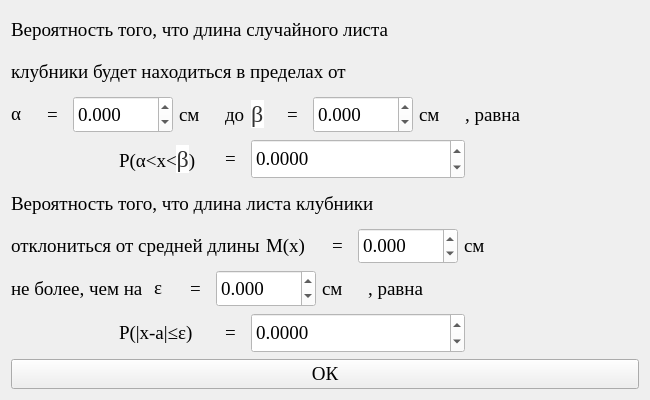
<?xml version="1.0" encoding="UTF-8"?>
<ui version="4.0">
 <class>Form</class>
 <widget class="QWidget" name="Form">
  <property name="geometry">
   <rect>
    <x>0</x>
    <y>0</y>
    <width>650</width>
    <height>400</height>
   </rect>
  </property>
  <property name="minimumSize">
   <size>
    <width>650</width>
    <height>400</height>
   </size>
  </property>
  <property name="maximumSize">
   <size>
    <width>650</width>
    <height>400</height>
   </size>
  </property>
  <property name="windowTitle">
   <string>Определение доли клубники, длина листьев которых заключена в заданном диапазоне</string>
  </property>
  <property name="styleSheet">
   <string notr="true"/>
  </property>
  <layout class="QGridLayout" name="gridLayout" rowstretch="4,4,1">
   <item row="0" column="0">
    <layout class="QGridLayout" name="gridLayout_8" rowstretch="3,1">
     <item row="0" column="0">
      <layout class="QGridLayout" name="gridLayout_6" columnstretch="0,1">
       <item row="0" column="0">
        <layout class="QGridLayout" name="gridLayout_5">
         <item row="1" column="0">
          <widget class="QLabel" name="label_8">
           <property name="font">
            <font>
             <family>Times New Roman</family>
             <pointsize>14</pointsize>
            </font>
           </property>
           <property name="text">
            <string>клубники будет находиться в пределах от</string>
           </property>
          </widget>
         </item>
         <item row="2" column="0">
          <layout class="QGridLayout" name="gridLayout_4">
           <item row="1" column="0">
            <layout class="QGridLayout" name="gridLayout_7">
             <item row="0" column="3">
              <widget class="QLabel" name="label_10">
               <property name="minimumSize">
                <size>
                 <width>40</width>
                 <height>0</height>
                </size>
               </property>
               <property name="maximumSize">
                <size>
                 <width>40</width>
                 <height>16777215</height>
                </size>
               </property>
               <property name="font">
                <font>
                 <family>Times New Roman</family>
                 <pointsize>14</pointsize>
                </font>
               </property>
               <property name="text">
                <string>см</string>
               </property>
              </widget>
             </item>
             <item row="0" column="7">
              <widget class="QDoubleSpinBox" name="doubleSpinBox_3">
               <property name="enabled">
                <bool>false</bool>
               </property>
               <property name="minimumSize">
                <size>
                 <width>100</width>
                 <height>25</height>
                </size>
               </property>
               <property name="maximumSize">
                <size>
                 <width>100</width>
                 <height>220</height>
                </size>
               </property>
               <property name="font">
                <font>
                 <family>Times New Roman</family>
                 <pointsize>14</pointsize>
                </font>
               </property>
               <property name="styleSheet">
                <string notr="true">color: black; background-color: white;</string>
               </property>
               <property name="decimals">
                <number>3</number>
               </property>
               <property name="minimum">
                <double>-999999999.000000000000000</double>
               </property>
               <property name="maximum">
                <double>999999999.000000000000000</double>
               </property>
               <property name="singleStep">
                <double>0.001000000000000</double>
               </property>
               <property name="value">
                <double>0.000000000000000</double>
               </property>
              </widget>
             </item>
             <item row="0" column="2">
              <widget class="QDoubleSpinBox" name="doubleSpinBox_2">
               <property name="enabled">
                <bool>false</bool>
               </property>
               <property name="minimumSize">
                <size>
                 <width>100</width>
                 <height>25</height>
                </size>
               </property>
               <property name="maximumSize">
                <size>
                 <width>100</width>
                 <height>220</height>
                </size>
               </property>
               <property name="font">
                <font>
                 <family>Times New Roman</family>
                 <pointsize>14</pointsize>
                </font>
               </property>
               <property name="styleSheet">
                <string notr="true">color: black; background-color: white;</string>
               </property>
               <property name="decimals">
                <number>3</number>
               </property>
               <property name="minimum">
                <double>-999999999.000000000000000</double>
               </property>
               <property name="maximum">
                <double>999999999.000000000000000</double>
               </property>
               <property name="singleStep">
                <double>0.001000000000000</double>
               </property>
               <property name="value">
                <double>0.000000000000000</double>
               </property>
              </widget>
             </item>
             <item row="0" column="10">
              <widget class="QLabel" name="label_16">
               <property name="font">
                <font>
                 <family>Times New Roman</family>
                 <pointsize>14</pointsize>
                </font>
               </property>
               <property name="text">
                <string>, равна</string>
               </property>
              </widget>
             </item>
             <item row="0" column="5">
              <widget class="QLabel" name="label_15">
               <property name="minimumSize">
                <size>
                 <width>30</width>
                 <height>0</height>
                </size>
               </property>
               <property name="maximumSize">
                <size>
                 <width>30</width>
                 <height>16777215</height>
                </size>
               </property>
               <property name="font">
                <font>
                 <family>Times New Roman</family>
                 <pointsize>14</pointsize>
                </font>
               </property>
               <property name="text">
                <string>&lt;html&gt;&lt;head/&gt;&lt;body&gt;&lt;p&gt;&lt;span style=&quot; font-family:'YS Text','Arial','Helvetica','Arial Unicode MS','sans-serif'; font-size:24px; color:#333333; background-color:#ffffff;&quot;&gt;β&lt;/span&gt;&lt;/p&gt;&lt;/body&gt;&lt;/html&gt;</string>
               </property>
              </widget>
             </item>
             <item row="0" column="6">
              <widget class="QLabel" name="label_13">
               <property name="minimumSize">
                <size>
                 <width>20</width>
                 <height>0</height>
                </size>
               </property>
               <property name="maximumSize">
                <size>
                 <width>20</width>
                 <height>16777215</height>
                </size>
               </property>
               <property name="font">
                <font>
                 <family>Times New Roman</family>
                 <pointsize>14</pointsize>
                </font>
               </property>
               <property name="text">
                <string>=</string>
               </property>
              </widget>
             </item>
             <item row="0" column="4">
              <widget class="QLabel" name="label_37">
               <property name="font">
                <font>
                 <family>Times New Roman</family>
                 <pointsize>14</pointsize>
                </font>
               </property>
               <property name="text">
                <string>до</string>
               </property>
              </widget>
             </item>
             <item row="0" column="1">
              <widget class="QLabel" name="label_5">
               <property name="minimumSize">
                <size>
                 <width>20</width>
                 <height>0</height>
                </size>
               </property>
               <property name="maximumSize">
                <size>
                 <width>20</width>
                 <height>16777215</height>
                </size>
               </property>
               <property name="font">
                <font>
                 <family>Times New Roman</family>
                 <pointsize>14</pointsize>
                </font>
               </property>
               <property name="text">
                <string>=</string>
               </property>
              </widget>
             </item>
             <item row="0" column="0">
              <widget class="QLabel" name="label_9">
               <property name="minimumSize">
                <size>
                 <width>30</width>
                 <height>0</height>
                </size>
               </property>
               <property name="maximumSize">
                <size>
                 <width>30</width>
                 <height>16777215</height>
                </size>
               </property>
               <property name="font">
                <font>
                 <family>Times New Roman</family>
                 <pointsize>14</pointsize>
                </font>
               </property>
               <property name="text">
                <string>&lt;html&gt;&lt;head/&gt;&lt;body&gt;&lt;p&gt;α&lt;/p&gt;&lt;/body&gt;&lt;/html&gt;</string>
               </property>
              </widget>
             </item>
             <item row="0" column="9">
              <widget class="QLabel" name="label_14">
               <property name="minimumSize">
                <size>
                 <width>40</width>
                 <height>0</height>
                </size>
               </property>
               <property name="maximumSize">
                <size>
                 <width>40</width>
                 <height>16777215</height>
                </size>
               </property>
               <property name="font">
                <font>
                 <family>Times New Roman</family>
                 <pointsize>14</pointsize>
                </font>
               </property>
               <property name="text">
                <string>см</string>
               </property>
              </widget>
             </item>
            </layout>
           </item>
          </layout>
         </item>
         <item row="0" column="0">
          <widget class="QLabel" name="label">
           <property name="font">
            <font>
             <family>Times New Roman</family>
             <pointsize>14</pointsize>
            </font>
           </property>
           <property name="text">
            <string>Вероятность того, что длина случайного листа </string>
           </property>
          </widget>
         </item>
        </layout>
       </item>
       <item row="0" column="1">
        <widget class="QLabel" name="label_11">
         <property name="text">
          <string/>
         </property>
        </widget>
       </item>
      </layout>
     </item>
     <item row="1" column="0">
      <layout class="QGridLayout" name="gridLayout_3" columnstretch="1,0,1">
       <item row="0" column="0">
        <widget class="QLabel" name="label_6">
         <property name="text">
          <string/>
         </property>
        </widget>
       </item>
       <item row="0" column="1">
        <layout class="QGridLayout" name="gridLayout_2">
         <item row="0" column="1">
          <widget class="QLabel" name="label_3">
           <property name="minimumSize">
            <size>
             <width>20</width>
             <height>0</height>
            </size>
           </property>
           <property name="maximumSize">
            <size>
             <width>20</width>
             <height>16777215</height>
            </size>
           </property>
           <property name="font">
            <font>
             <family>Times New Roman</family>
             <pointsize>14</pointsize>
            </font>
           </property>
           <property name="text">
            <string>=</string>
           </property>
          </widget>
         </item>
         <item row="0" column="2">
          <widget class="QDoubleSpinBox" name="doubleSpinBox">
           <property name="enabled">
            <bool>false</bool>
           </property>
           <property name="minimumSize">
            <size>
             <width>214</width>
             <height>25</height>
            </size>
           </property>
           <property name="maximumSize">
            <size>
             <width>16777215</width>
             <height>220</height>
            </size>
           </property>
           <property name="font">
            <font>
             <family>Times New Roman</family>
             <pointsize>14</pointsize>
            </font>
           </property>
           <property name="styleSheet">
            <string notr="true">color: black; background-color: white;</string>
           </property>
           <property name="decimals">
            <number>4</number>
           </property>
           <property name="minimum">
            <double>-999999999.000000000000000</double>
           </property>
           <property name="maximum">
            <double>999999999.000000000000000</double>
           </property>
           <property name="singleStep">
            <double>0.001000000000000</double>
           </property>
           <property name="value">
            <double>0.000000000000000</double>
           </property>
          </widget>
         </item>
         <item row="0" column="3">
          <widget class="QLabel" name="label_4">
           <property name="minimumSize">
            <size>
             <width>60</width>
             <height>0</height>
            </size>
           </property>
           <property name="maximumSize">
            <size>
             <width>16777215</width>
             <height>16777215</height>
            </size>
           </property>
           <property name="font">
            <font>
             <family>Times New Roman</family>
             <pointsize>14</pointsize>
            </font>
           </property>
           <property name="text">
            <string/>
           </property>
          </widget>
         </item>
         <item row="0" column="0">
          <widget class="QLabel" name="label_2">
           <property name="minimumSize">
            <size>
             <width>100</width>
             <height>0</height>
            </size>
           </property>
           <property name="maximumSize">
            <size>
             <width>100</width>
             <height>16777215</height>
            </size>
           </property>
           <property name="font">
            <font>
             <family>Times New Roman</family>
             <pointsize>14</pointsize>
            </font>
           </property>
           <property name="text">
            <string>&lt;html&gt;&lt;head/&gt;&lt;body&gt;&lt;p&gt;P(α&amp;lt;x&amp;lt;&lt;span style=&quot; font-family:'YS Text','Arial','Helvetica','Arial Unicode MS','sans-serif'; font-size:24px; color:#333333; background-color:#ffffff;&quot;&gt;β&lt;/span&gt;)&lt;/p&gt;&lt;/body&gt;&lt;/html&gt;</string>
           </property>
          </widget>
         </item>
        </layout>
       </item>
       <item row="0" column="2">
        <widget class="QLabel" name="label_7">
         <property name="text">
          <string/>
         </property>
        </widget>
       </item>
      </layout>
     </item>
    </layout>
   </item>
   <item row="1" column="0">
    <layout class="QGridLayout" name="gridLayout_9" rowstretch="3,1">
     <item row="0" column="0">
      <layout class="QGridLayout" name="gridLayout_10" columnstretch="0,1">
       <item row="0" column="0">
        <layout class="QGridLayout" name="gridLayout_11">
         <item row="1" column="0">
          <layout class="QGridLayout" name="gridLayout_17">
           <item row="0" column="5">
            <widget class="QLabel" name="label_39">
             <property name="minimumSize">
              <size>
               <width>40</width>
               <height>0</height>
              </size>
             </property>
             <property name="maximumSize">
              <size>
               <width>40</width>
               <height>16777215</height>
              </size>
             </property>
             <property name="font">
              <font>
               <family>Times New Roman</family>
               <pointsize>14</pointsize>
              </font>
             </property>
             <property name="text">
              <string>см</string>
             </property>
            </widget>
           </item>
           <item row="0" column="1">
            <widget class="QLabel" name="label_36">
             <property name="minimumSize">
              <size>
               <width>60</width>
               <height>0</height>
              </size>
             </property>
             <property name="maximumSize">
              <size>
               <width>60</width>
               <height>16777215</height>
              </size>
             </property>
             <property name="font">
              <font>
               <family>Times New Roman</family>
               <pointsize>14</pointsize>
              </font>
             </property>
             <property name="text">
              <string>&lt;html&gt;&lt;head/&gt;&lt;body&gt;&lt;p&gt;M(x)&lt;/p&gt;&lt;/body&gt;&lt;/html&gt;</string>
             </property>
            </widget>
           </item>
           <item row="0" column="0">
            <widget class="QLabel" name="label_19">
             <property name="font">
              <font>
               <family>Times New Roman</family>
               <pointsize>14</pointsize>
              </font>
             </property>
             <property name="text">
              <string>отклониться от средней длины</string>
             </property>
            </widget>
           </item>
           <item row="0" column="4">
            <widget class="QDoubleSpinBox" name="doubleSpinBox_9">
             <property name="enabled">
              <bool>false</bool>
             </property>
             <property name="minimumSize">
              <size>
               <width>100</width>
               <height>25</height>
              </size>
             </property>
             <property name="maximumSize">
              <size>
               <width>100</width>
               <height>220</height>
              </size>
             </property>
             <property name="font">
              <font>
               <family>Times New Roman</family>
               <pointsize>14</pointsize>
              </font>
             </property>
             <property name="styleSheet">
              <string notr="true">color: black; background-color: white;</string>
             </property>
             <property name="decimals">
              <number>3</number>
             </property>
             <property name="minimum">
              <double>-999999999.000000000000000</double>
             </property>
             <property name="maximum">
              <double>999999999.000000000000000</double>
             </property>
             <property name="singleStep">
              <double>0.001000000000000</double>
             </property>
             <property name="value">
              <double>0.000000000000000</double>
             </property>
            </widget>
           </item>
           <item row="0" column="2">
            <widget class="QLabel" name="label_35">
             <property name="minimumSize">
              <size>
               <width>20</width>
               <height>0</height>
              </size>
             </property>
             <property name="maximumSize">
              <size>
               <width>20</width>
               <height>16777215</height>
              </size>
             </property>
             <property name="font">
              <font>
               <family>Times New Roman</family>
               <pointsize>14</pointsize>
              </font>
             </property>
             <property name="text">
              <string>=</string>
             </property>
            </widget>
           </item>
          </layout>
         </item>
         <item row="2" column="0">
          <layout class="QGridLayout" name="gridLayout_13">
           <item row="0" column="0">
            <layout class="QGridLayout" name="gridLayout_14">
             <item row="0" column="6">
              <widget class="QLabel" name="label_21">
               <property name="font">
                <font>
                 <family>Times New Roman</family>
                 <pointsize>14</pointsize>
                </font>
               </property>
               <property name="text">
                <string>, равна</string>
               </property>
              </widget>
             </item>
             <item row="0" column="3">
              <widget class="QDoubleSpinBox" name="doubleSpinBox_7">
               <property name="enabled">
                <bool>false</bool>
               </property>
               <property name="minimumSize">
                <size>
                 <width>100</width>
                 <height>25</height>
                </size>
               </property>
               <property name="maximumSize">
                <size>
                 <width>100</width>
                 <height>220</height>
                </size>
               </property>
               <property name="font">
                <font>
                 <family>Times New Roman</family>
                 <pointsize>14</pointsize>
                </font>
               </property>
               <property name="styleSheet">
                <string notr="true">color: black; background-color: white;</string>
               </property>
               <property name="decimals">
                <number>3</number>
               </property>
               <property name="minimum">
                <double>-999999999.000000000000000</double>
               </property>
               <property name="maximum">
                <double>999999999.000000000000000</double>
               </property>
               <property name="singleStep">
                <double>0.001000000000000</double>
               </property>
               <property name="value">
                <double>0.000000000000000</double>
               </property>
              </widget>
             </item>
             <item row="0" column="4">
              <widget class="QLabel" name="label_20">
               <property name="minimumSize">
                <size>
                 <width>40</width>
                 <height>0</height>
                </size>
               </property>
               <property name="maximumSize">
                <size>
                 <width>40</width>
                 <height>16777215</height>
                </size>
               </property>
               <property name="font">
                <font>
                 <family>Times New Roman</family>
                 <pointsize>14</pointsize>
                </font>
               </property>
               <property name="text">
                <string>см</string>
               </property>
              </widget>
             </item>
             <item row="0" column="1">
              <widget class="QLabel" name="label_27">
               <property name="minimumSize">
                <size>
                 <width>30</width>
                 <height>0</height>
                </size>
               </property>
               <property name="maximumSize">
                <size>
                 <width>30</width>
                 <height>16777215</height>
                </size>
               </property>
               <property name="font">
                <font>
                 <family>Times New Roman</family>
                 <pointsize>14</pointsize>
                </font>
               </property>
               <property name="text">
                <string>&lt;html&gt;&lt;head/&gt;&lt;body&gt;&lt;p&gt;ε&lt;/p&gt;&lt;/body&gt;&lt;/html&gt;</string>
               </property>
              </widget>
             </item>
             <item row="0" column="0">
              <widget class="QLabel" name="label_40">
               <property name="font">
                <font>
                 <family>Times New Roman</family>
                 <pointsize>14</pointsize>
                </font>
               </property>
               <property name="text">
                <string>не более, чем на</string>
               </property>
              </widget>
             </item>
             <item row="0" column="2">
              <widget class="QLabel" name="label_25">
               <property name="minimumSize">
                <size>
                 <width>20</width>
                 <height>0</height>
                </size>
               </property>
               <property name="maximumSize">
                <size>
                 <width>20</width>
                 <height>16777215</height>
                </size>
               </property>
               <property name="font">
                <font>
                 <family>Times New Roman</family>
                 <pointsize>14</pointsize>
                </font>
               </property>
               <property name="text">
                <string>=</string>
               </property>
              </widget>
             </item>
            </layout>
           </item>
          </layout>
         </item>
         <item row="0" column="0">
          <layout class="QGridLayout" name="gridLayout_12" columnstretch="0">
           <item row="0" column="0">
            <widget class="QLabel" name="label_12">
             <property name="font">
              <font>
               <family>Times New Roman</family>
               <pointsize>14</pointsize>
              </font>
             </property>
             <property name="text">
              <string>Вероятность того, что длина листа клубники</string>
             </property>
            </widget>
           </item>
          </layout>
         </item>
        </layout>
       </item>
       <item row="0" column="1">
        <widget class="QLabel" name="label_29">
         <property name="text">
          <string/>
         </property>
        </widget>
       </item>
      </layout>
     </item>
     <item row="1" column="0">
      <layout class="QGridLayout" name="gridLayout_15" columnstretch="1,0,1">
       <item row="0" column="0">
        <widget class="QLabel" name="label_30">
         <property name="text">
          <string/>
         </property>
        </widget>
       </item>
       <item row="0" column="1">
        <layout class="QGridLayout" name="gridLayout_16">
         <item row="0" column="1">
          <widget class="QLabel" name="label_31">
           <property name="minimumSize">
            <size>
             <width>20</width>
             <height>0</height>
            </size>
           </property>
           <property name="maximumSize">
            <size>
             <width>20</width>
             <height>16777215</height>
            </size>
           </property>
           <property name="font">
            <font>
             <family>Times New Roman</family>
             <pointsize>14</pointsize>
            </font>
           </property>
           <property name="text">
            <string>=</string>
           </property>
          </widget>
         </item>
         <item row="0" column="2">
          <widget class="QDoubleSpinBox" name="doubleSpinBox_8">
           <property name="enabled">
            <bool>false</bool>
           </property>
           <property name="minimumSize">
            <size>
             <width>214</width>
             <height>25</height>
            </size>
           </property>
           <property name="maximumSize">
            <size>
             <width>16777215</width>
             <height>220</height>
            </size>
           </property>
           <property name="font">
            <font>
             <family>Times New Roman</family>
             <pointsize>14</pointsize>
            </font>
           </property>
           <property name="styleSheet">
            <string notr="true">color: black; background-color: white;</string>
           </property>
           <property name="decimals">
            <number>4</number>
           </property>
           <property name="minimum">
            <double>-999999999.000000000000000</double>
           </property>
           <property name="maximum">
            <double>999999999.000000000000000</double>
           </property>
           <property name="singleStep">
            <double>0.001000000000000</double>
           </property>
           <property name="value">
            <double>0.000000000000000</double>
           </property>
          </widget>
         </item>
         <item row="0" column="3">
          <widget class="QLabel" name="label_32">
           <property name="minimumSize">
            <size>
             <width>60</width>
             <height>0</height>
            </size>
           </property>
           <property name="maximumSize">
            <size>
             <width>16777215</width>
             <height>16777215</height>
            </size>
           </property>
           <property name="font">
            <font>
             <family>Times New Roman</family>
             <pointsize>14</pointsize>
            </font>
           </property>
           <property name="text">
            <string/>
           </property>
          </widget>
         </item>
         <item row="0" column="0">
          <widget class="QLabel" name="label_33">
           <property name="minimumSize">
            <size>
             <width>100</width>
             <height>0</height>
            </size>
           </property>
           <property name="maximumSize">
            <size>
             <width>100</width>
             <height>16777215</height>
            </size>
           </property>
           <property name="font">
            <font>
             <family>Times New Roman</family>
             <pointsize>14</pointsize>
            </font>
           </property>
           <property name="text">
            <string>&lt;html&gt;&lt;head/&gt;&lt;body&gt;&lt;p&gt;P(|x-a|≤ε)&lt;/p&gt;&lt;/body&gt;&lt;/html&gt;</string>
           </property>
          </widget>
         </item>
        </layout>
       </item>
       <item row="0" column="2">
        <widget class="QLabel" name="label_34">
         <property name="text">
          <string/>
         </property>
        </widget>
       </item>
      </layout>
     </item>
    </layout>
   </item>
   <item row="2" column="0">
    <widget class="QPushButton" name="pushButton">
     <property name="font">
      <font>
       <family>Times New Roman</family>
       <pointsize>14</pointsize>
      </font>
     </property>
     <property name="styleSheet">
      <string notr="true"/>
     </property>
     <property name="text">
      <string>ОК</string>
     </property>
    </widget>
   </item>
  </layout>
 </widget>
 <resources/>
 <connections/>
</ui>
